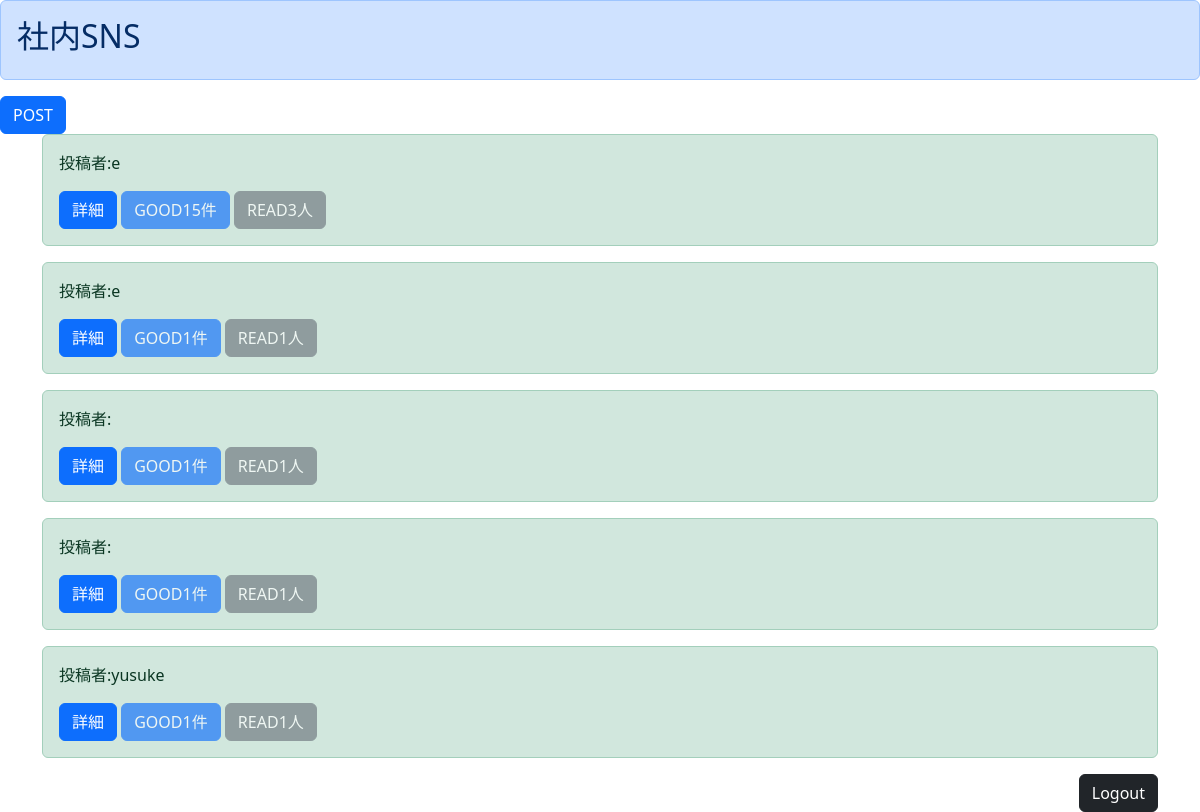
Page /list/ (signed in) on the earlier database version.
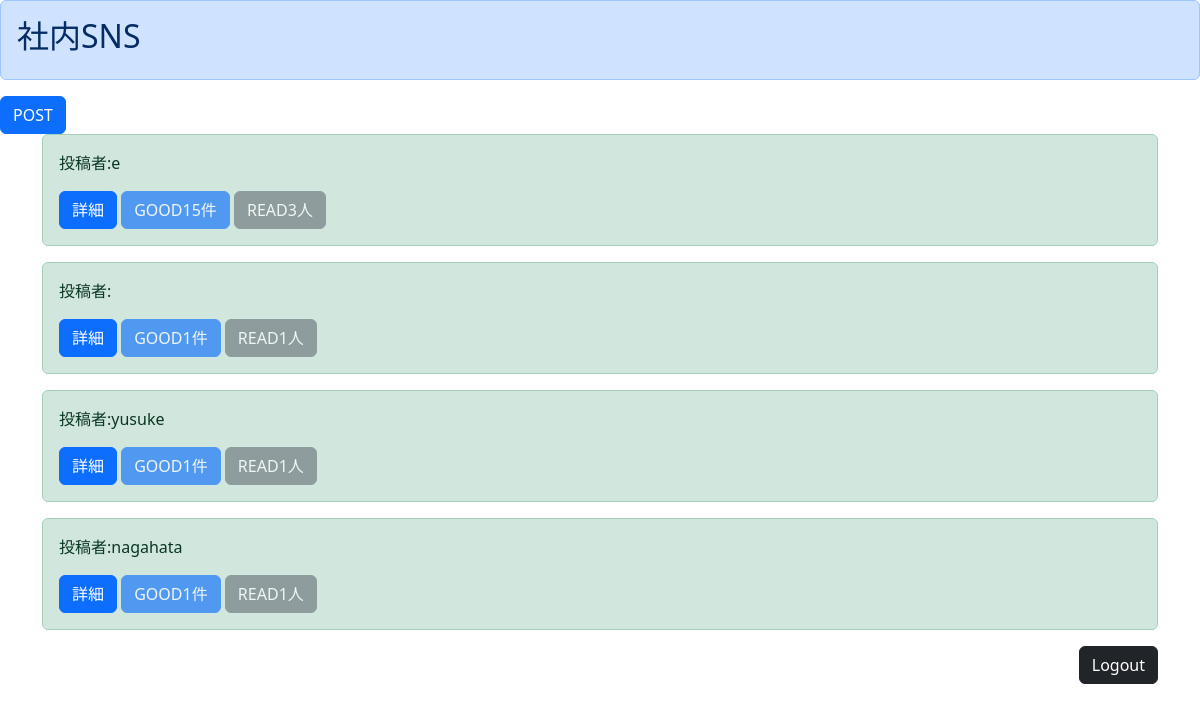
Same page on the later database version.
### boardapp/models.py (models this page shows)
class BoardModel(models.Model):
    title = models.CharField(max_length=100)
    content = models.TextField()
    author = models.CharField(max_length=50)
    sns_image = models.ImageField(upload_to='')#どこに保存するのか指定する引数必要
    good = models.IntegerField(null=True, blank=True, default=1)
    read = models.IntegerField(null=True, blank=True, default=1)#既読の数を数える
    readtext = models.TextField(null=True, blank=True, default='a')#既読を押した人の情報を記録

### boardapp/views.py (the view)
# urls.py: path('list/', listfunc, name='list'),
@login_required
def listfunc(request):
    object_list = BoardModel.objects.all()#BoardModelのオブジェクトすべてをobject_list(変数)に入れることができる
    return render(request, 'list.html', {'object_list':object_list})

### templates/list.html
{% extends 'base.html' %}
{% block header %}
<div class="alert alert-primary" role="alert">
   <h2>社内SNS</h2>
  </div>
{% endblock header %}
{% block content %}
<a class="btn btn-primary" href="{% url 'create' %}" role="button">POST</a>
{% if user.is_authenticated %}<!trueかFalseで返ってくる。Trueは下記実行>
<div class='container'>
    {% for item in object_list %}<!views経由のmodel>
    <div class="alert alert-success" role="alert">
        <p>投稿者:{{ item.author }}</p>
        <a class="btn btn-primary" href="{% url 'detail' item.pk %}" role="button">詳細</a><!modelsやつを引っ張ってくる>
        <a class="btn btn-primary disabled"  role="button" aria-disabled="true">GOOD{{item.good}}件</a>
        <a class="btn btn-secondary disabled"  role="button" aria-disabled="true">READ{{item.read}}人</a>
    </div>
    {%endfor%}
    <div class="d-grid gap-2 d-md-flex justify-content-md-end">
        <a class="btn btn-dark" href="{% url 'logout' %}">Logout</a>
    </div>
</div>
{% else %}<!Falseの場合>
<p>Please login: <a href="{% url 'login' %}">HERE</a></p>
{% endif %}
{% endblock content %}

### templates/base.html (shortened to what this page needs)
<!doctype html>
<html lang="en">
  <head>
    <link href="https://cdn.jsdelivr.net/npm/bootstrap@5.3.0/dist/css/bootstrap.min.css" rel="stylesheet">
</head>
    {% block header %}
    {% endblock header %}
    {% block content %}
    {% endblock content %}
</html>

Differences in the rows shown:
removed BoardModel: author "e", good "1", read "1"
removed BoardModel: good "1", read "1"
added BoardModel: author "nagahata", good "1", read "1"
